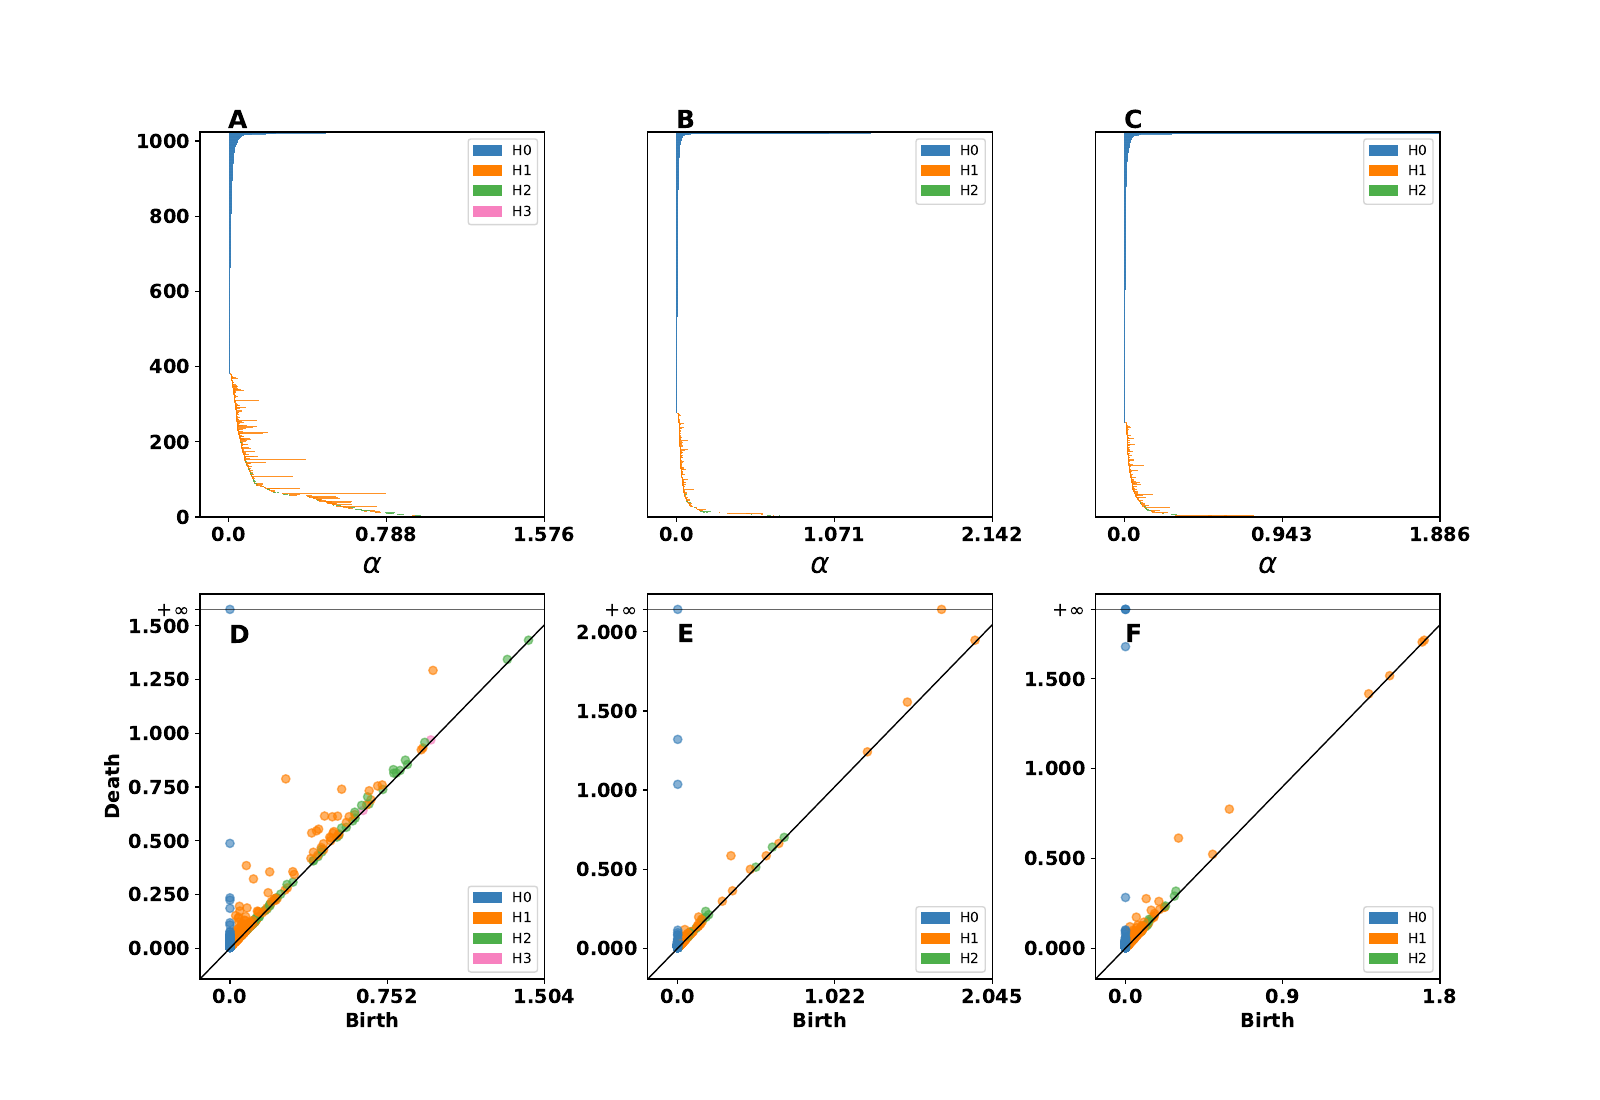

Python code for this plot:
import mnist
import numpy as np
import matplotlib.pylab as plt

import umap

from persistence_diagram import persistence
from plot_persistent_homology import plot_diagrams


if __name__ == '__main__':
    np.random.seed(1)
    num_neurons = 1024
    bc_base = './results/barcode-experiment-MNIST-'
    h0_base = './results/homology0-experiment-MNIST-'
    h1_base = './results/homology1-experiment-MNIST-'
    h2_base = './results/homology2-experiment-MNIST-'

    input_space, labels = mnist.read("training")
    index = np.random.choice(np.arange(0, 50000), num_neurons)
    input_space = input_space[index].reshape(num_neurons, 28*28)
    regular_som = np.load("results/experiment-MNIST-regular.npy")
    random_som = np.load("results/experiment-MNIST-random.npy")

    mapper = umap.UMAP(n_components=7).fit(input_space)
    input_mapper = mapper.transform(input_space)
    regular_mapper = mapper.transform(regular_som)
    random_mapper = mapper.transform(random_som)

    data = [input_mapper, regular_mapper, random_mapper]
    # data = [input_space, regular_som, random_som]
    case = ['input_space', 'regular', 'random']

    per = persistence(dimension=3, max_edge_length=1, max_alpha_square=4,
                      is_alpha_simplex_on=True)
    for i, d in enumerate(data):
        per.compute_persistence(d, case='MNIST-'+case[i])

    homology0_input = per.read_pdgm(h0_base+'input_space.dat')
    homology1_input = per.read_pdgm(h1_base+'input_space.dat')
    homology2_input = per.read_pdgm(h2_base+'input_space.dat')

    homology0_regular = per.read_pdgm(h0_base+'regular.dat')
    homology1_regular = per.read_pdgm(h1_base+'regular.dat')
    homology2_regular = per.read_pdgm(h2_base+'regular.dat')

    homology0_random = per.read_pdgm(h0_base+'random.dat')
    homology1_random = per.read_pdgm(h1_base+'random.dat')
    homology2_random = per.read_pdgm(h2_base+'random.dat')

    regDH0, regDH1, regDH2 = per.compute_distances(homology0_input,
                                                   homology1_input,
                                                   homology0_regular,
                                                   homology1_regular,
                                                   homology2_input,
                                                   homology2_regular)

    ranDH0, ranDH1, ranDH2 = per.compute_distances(homology0_input,
                                                   homology1_input,
                                                   homology0_random,
                                                   homology1_random,
                                                   homology2_input,
                                                   homology2_random)
    print("=" * 30)
    print("Bootstrap distance (Regular) - H0: %f, H1: %f, H2: %f"
          % (regDH0, regDH1, regDH2))
    print("Bootstrap distance (Random) - H0: %f, H1: %f, H2: %f"
          % (ranDH0, ranDH1, ranDH2))
    print("=" * 30)

    dgm_input = per.read_pdgm(bc_base+'input_space.dat')
    dgm_regular = per.read_pdgm(bc_base+'regular.dat')
    dgm_random = per.read_pdgm(bc_base+'random.dat')

    plot_diagrams(dgm_input, dgm_regular, dgm_random)
    plt.savefig("experiment-MNIST-analysis.pdf")
    plt.show()
